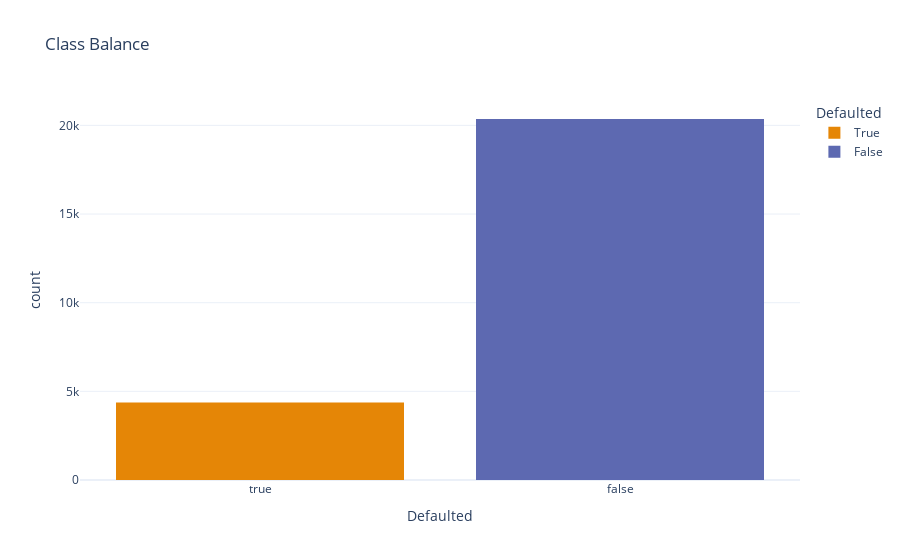

The cell this chart's notebook holds for it:
### Code cell
# Plot the class distribution
fig = px.histogram(df, x='Defaulted', color='Defaulted', title='Class Balance')
fig.update_layout(xaxis_title='Defaulted', legend_title='Defaulted')
fig.show()

### Figure 1 — Plotly figure (JSON) as saved in the notebook; plotly's stock layout.template omitted (floating-point values rounded to 4 significant figures; data arrays with more than 128 entries replaced by an {"elided": "..."} marker saying what was removed)
{"data": [{"alignmentgroup": "True", "bingroup": "x", "hovertemplate": "Defaulted=%{x}<br>count=%{y}<extra></extra>", "legendgroup": "True", "marker": {"color": "rgb(229, 134, 6)", "pattern": {"shape": ""}}, "name": "True", "offsetgroup": "True", "orientation": "v", "showlegend": true, "type": "histogram", "x": {"elided": "4377 bool values"}, "xaxis": "x", "yaxis": "y"}, {"alignmentgroup": "True", "bingroup": "x", "hovertemplate": "Defaulted=%{x}<br>count=%{y}<extra></extra>", "legendgroup": "False", "marker": {"color": "rgb(93, 105, 177)", "pattern": {"shape": ""}}, "name": "False", "offsetgroup": "False", "orientation": "v", "showlegend": true, "type": "histogram", "x": {"elided": "20361 bool values"}, "xaxis": "x", "yaxis": "y"}], "layout": {"barmode": "relative", "legend": {"title": {"text": "Defaulted"}, "tracegroupgap": 0}, "title": {"text": "Class Balance"}, "xaxis": {"anchor": "y", "categoryarray": [true, false], "categoryorder": "array", "domain": [0, 1], "title": {"text": "Defaulted"}}, "yaxis": {"anchor": "x", "domain": [0, 1], "title": {"text": "count"}}}}
